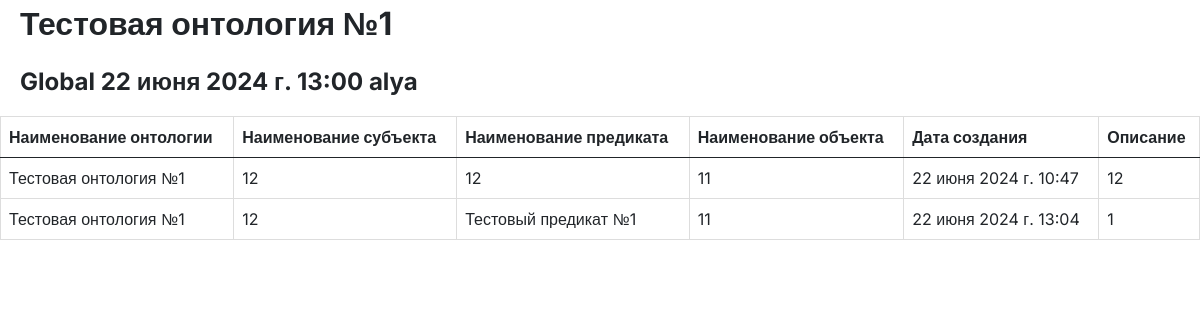
The app's page /ontology/1/ with its own data.
### ontology_auth/models.py (models this page shows, shortened)
class Ontology(models.Model):
    ACCESS_CHOICES=[
        ('Global', 'Общедоступная'),
        ('Private', 'Приватная'),
        ]
    name=models.CharField(max_length=100, verbose_name=('Наименование онтологии'))
    access=models.CharField(
        max_length=50,
        choices=ACCESS_CHOICES,
        default='Global',
        verbose_name=('Доступность')
        )
    created_at = models.DateTimeField(default=timezone.now, verbose_name=('Дата создания'))
    owner=models.ForeignKey(
        User,
        related_name='ontology',
        on_delete=models.SET_NULL,
        null=True,
        blank=True,
        verbose_name=('Владелец')
        )
    def __str__(self):
        return self.name

class rdf_type(models.Model):
    name=models.CharField(max_length=100)
    uri=models.CharField(max_length=100)
    description=models.TextField()
    created_at=models.DateTimeField(default=timezone.now)
    ontology=models.ForeignKey(
        Ontology,
        related_name='ontology',
        on_delete=models.CASCADE
        )
    subject=models.ForeignKey(
        Subject,
        related_name='ontology',
        on_delete=models.SET_NULL,
        blank=True,
        null=True
        )
    object=models.ForeignKey(
        Object,
        related_name='ontology',
        on_delete=models.SET_NULL,
        blank=True,
        null=True
        )

class Subject(models.Model):
    name=models.CharField(max_length=100)
    uri=models.CharField(max_length=100)
    description=models.TextField()
    created_at=models.DateTimeField(default=timezone.now)
    def __str__(self):
        return self.uri

class Object(models.Model):
    name=models.CharField(max_length=100)
    uri=models.CharField(max_length=100)
    description=models.TextField()
    created_at=models.DateTimeField(default=timezone.now)
    def __str__(self):
        return self.uri

### ontology_auth/views.py (the view)
# urls.py: path('ontology/<int:ontology_id>/',ontology_detail,name='ontology_detail'),
def ontology_detail(request, ontology_id):
    ontology_cur= get_object_or_404(Ontology, id=ontology_id)
    rdf_types=rdf_type.objects.filter(ontology=ontology_cur)
    context= {'rdf_types': rdf_types, 'ontology': ontology_cur}
    return render(request, "ontology_auth/ontology_detail.html", context)

### ontology_auth/templates/ontology_auth/ontology_detail.html (shortened to what this page needs)
<!DOCTYPE html>
{% load static %}
<html lang="en">
<head>
    <link rel="stylesheet" href="{% static 'ontology_auth/style_ontology_list.css' %}">
    <link href="https://cdn.jsdelivr.net/npm/bootstrap@5.0.2/dist/css/bootstrap.min.css" rel="stylesheet"
>
</head>
<body>
    <div class="name_wrapper">
        <div class="title_weapper inter-fz fs-2" style="margin-left:20px;" >
            <p class="title_weapper inter-fz fs-2">{{ ontology.name }}</p>
            <p class="title_weapper inter-fz fs-4">{{ ontology.access }}  {{ ontology.created_at }}  {{ ontology.owner }}</p>
        </div>
    </div>
{% block content %}
<table class="table">
    <thead class="inter-fz">
		<tr>
            <th>Наименование онтологии</th>
            <th>Наименование субъекта</th>
			<th>Наименование предиката</th>
            <th>Наименование объекта</th>
			<th>Дата создания</th>
			<th>Описание</th>
		</tr>
	</thead>
{% for rdf_type in rdf_types %}
        <div class="inter-fz" gap="20px">
            <tr onclick="window.location.href='/ontology/{{ ontology.id }}'; return false">
                <td class="inter-fz-1">{{rdf_type.ontology}}</td>
                <td class="inter-fz-1">{{rdf_type.subject}}</td>
                <td class="inter-fz-1" >{{rdf_type.name}}</td>
                <td class="inter-fz-1">{{rdf_type.object}}</td>
                <td class="inter-fz-1">{{rdf_type.created_at}}</td>
                <td class="inter-fz-1">{{rdf_type.description}}</td>
            </tr>
        </div>
{% endfor %}
{% endblock %}
</table>
</body>
</html>

### ontology_auth/static/ontology_auth/style_ontology_list.css (style rules this page uses)
.inter-fz { font-family: "Inter", sans-serif; font-optical-sizing: auto; font-weight: 700; font-style: normal; font-variation-settings: "slnt" 0; }
.inter-fz-1 { font-family: "Inter", sans-serif; font-optical-sizing: auto; font-weight: 400; font-style: normal; font-variation-settings: "slnt" 0; }
.table { width: 100%; margin-bottom: 20px; border: 1px solid #dddddd; border-collapse: collapse; }
.table th { font-weight: bold; padding: 5px; background: #efefef; border: 1px solid #dddddd; }
.table td { border: 1px solid #dddddd; padding: 5px; }
body { position: absolute; top: 0; right: 0; bottom: 0; left: 0; }

### records on screen
Ontology: name "Тестовая онтология №1", access "Global", created_at "22 июня 2024 г. 13:00", owner "alya"
rdf_type: ontology "Тестовая онтология №1", subject "12", name "12", object "11", created_at "22 июня 2024 г. 10:47", description "12"
rdf_type: ontology "Тестовая онтология №1", subject "12", name "Тестовый предикат №1", object "11", created_at "22 июня 2024 г. 13:04", description "1"
